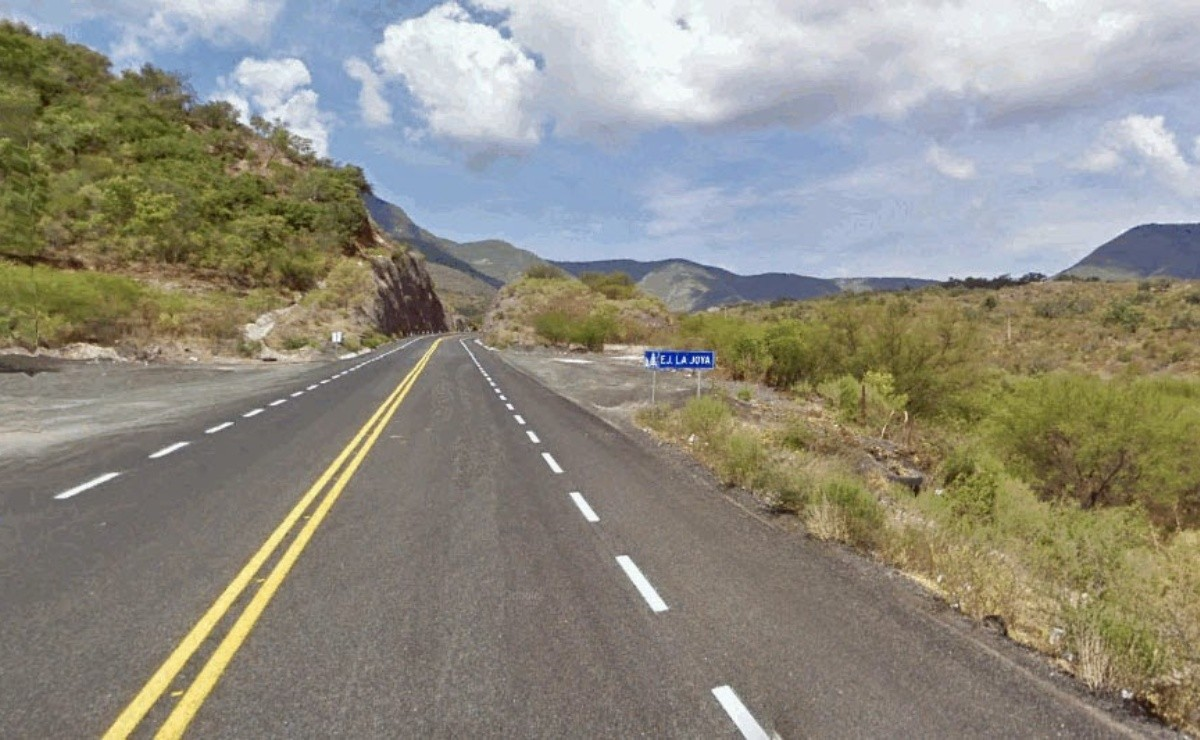
#> input picture img/carretera.jpg, 1200 x 740 px, given in place of chica.png, which was not available
$ python transformaciones_geometricas.py
#> lines starting #> are read from the running program, lines starting #| are printed output that depends on the picture; pictures that were not available may be replaced by others from this repository, and a replacement may not be noted
### utils/Img.py
import numpy as np
from matplotlib import pyplot as plt
import cv2 as cv

ROJO = (0, 0, 255)
VERDE = (0, 255, 0)
AZUL = (255, 0, 0)
TRANSPARENTE = (0, 0, 0, 0)


def cargar_imagen(route: str = 'img/kong.jpg', window_name: str = 'prueba1', mostrar=False) -> np.ndarray:
#> called with route = 'img/chica.png', window_name = 'prueba1', mostrar = False
    src = cv.imread(route)
#> src is the input picture: shape (740, 1200, 3); mean B, G, R 128.6, 140.3, 143.3
    if mostrar:
        cv.namedWindow(window_name, cv.WINDOW_AUTOSIZE)
        cv.imshow(window_name, src)
        cv.waitKey(0)
    return src


# [42 lines left out: functions print_image_info, show_3_gray, separar_rgb, separar_hsv, separar_luv, not called in this run]


def unir_colores(red, green, blue):
    return cv.merge([blue, green, red])


# [62 lines left out: functions escala_grises, ver_todos_los_grises, restar_imagenes, sumar_imagenes, multiplicar_imagenes, dividir_imanenes and 2 more, not called in this run]


def mostrar_rgb(img):
    img = cv.cvtColor(img, cv.COLOR_BGR2RGB)
    plt.imshow(img)
    plt.show()


# [94 lines left out: functions binarizar, binarizar_inv, normalizar_entre_01, mostar_histograma, histograma_equalized, suavizar and 3 more, not called in this run]

### transformaciones_geometricas.py
import cv2 as cv
import matplotlib.pyplot as plt

from utils import Img
import numpy as np


def invertir(img):
    Img.mostrar_rgb(img)
    img2 = cv.flip(img, 1)
    Img.mostrar_rgb(img2)
    img2 = cv.flip(img2, 0)
    Img.mostrar_rgb(img2)
    # Invertir ambos ejes
    img2 = cv.flip(img2, -1)
    Img.mostrar_rgb(img2)


def invertir_matriz(img):
    Img.mostrar_rgb(img)
    img2 = cv.transpose(img)
#> img2: shape (1200, 740, 3)
    Img.mostrar_rgb(img2)


def resize(img: np.ndarray):
    Img.mostrar_rgb(img)
    img2: np.ndarray = cv.resize(img, (img.shape[0] * 2, img.shape[1]))
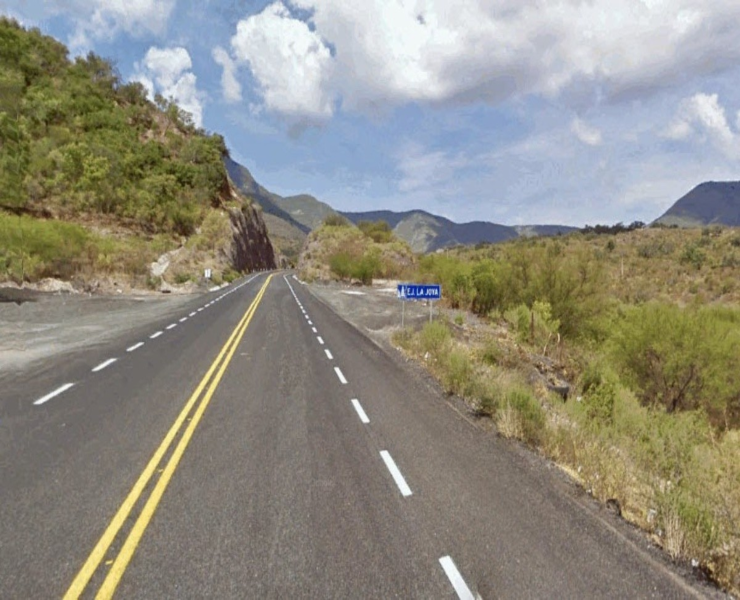
#> img2: shape (1200, 1480, 3) (shown at 1/2 size); mean B, G, R 128.4, 140.2, 143.1
    Img.mostrar_rgb(img2)
    array_3_puntos = np.array([[0, 0], [0, img.shape[0] - 1], [img.shape[1] - 1, 0]], np.float32)
#> array_3_puntos = [[0, 0], [0, 739], [1199, 0]]
    array_3_puntos_2 = np.array([[img.shape[0] / 8, img.shape[1] / 8], [0, img.shape[0] / 2], [img.shape[1] / 2, 0]],
                                np.float32)
#> array_3_puntos_2 = [[92.5, 150], [0, 370], [600, 0]]
    plt.scatter(array_3_puntos[:, 0], array_3_puntos[:, 1], c='lime', s=120)
    plt.scatter(array_3_puntos_2[:, 0], array_3_puntos_2[:, 1], c='b', s=120)
    Img.mostrar_rgb(img)
#> in mostrar_rgb (call 9), `plt.show()`:
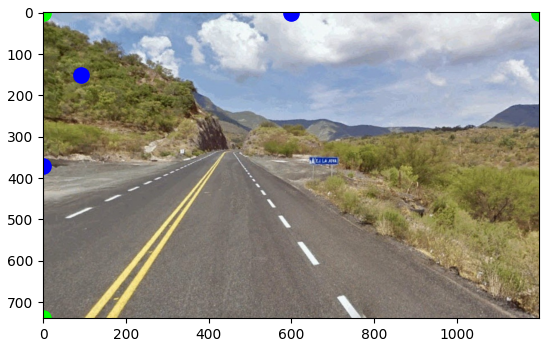
#> figure drawn by matplotlib, 1 panel
    tranformacion = cv.getAffineTransform(array_3_puntos, array_3_puntos_2)
    img3 = cv.warpAffine(img, tranformacion, (img.shape[1], img.shape[0]))
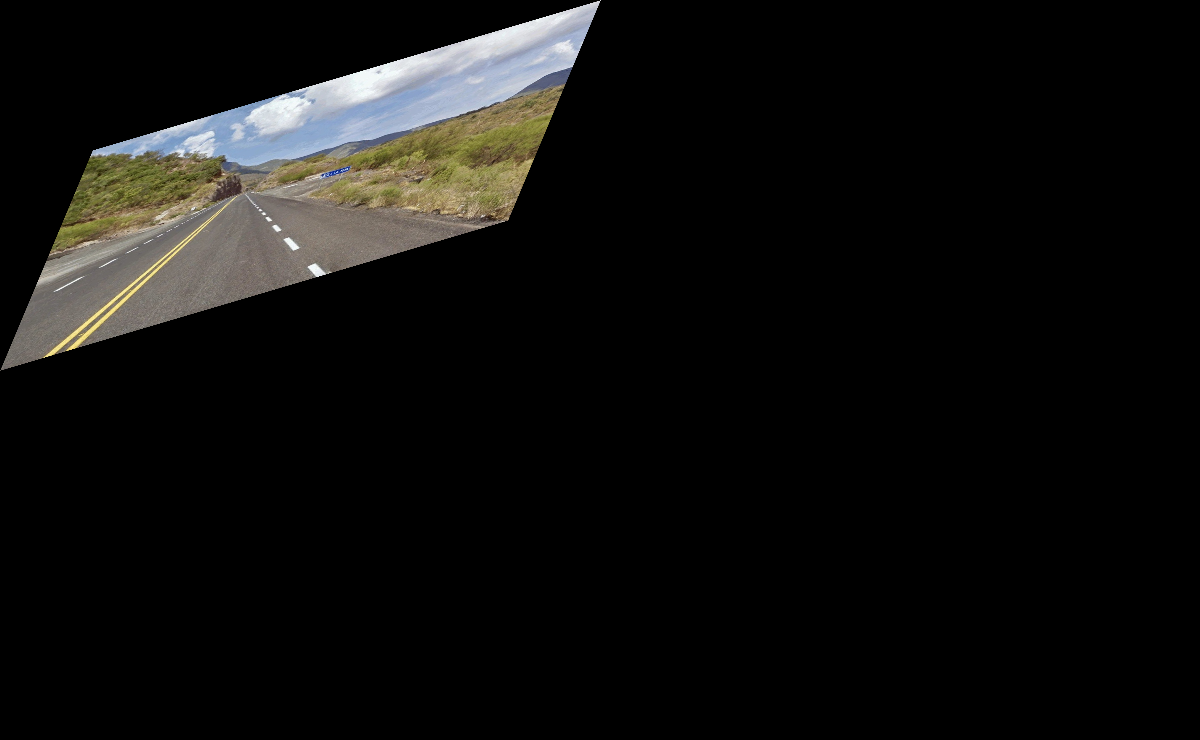
#> img3: shape (740, 1200, 3); mean B, G, R 14.2, 15.5, 15.8
    plt.scatter(array_3_puntos_2[:, 0], array_3_puntos_2[:, 1], c='b', s=120)
    Img.mostrar_rgb(img3)
#> in mostrar_rgb (call 10), `plt.show()`:
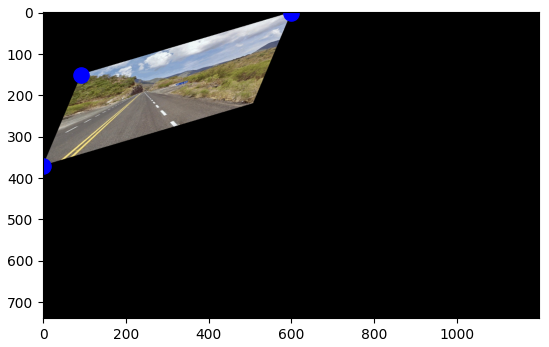
#> figure drawn by matplotlib, 1 panel


def rotar(img: np.ndarray):
    Img.mostrar_rgb(img)
    img2 = cv.rotate(img, cv.ROTATE_90_CLOCKWISE)
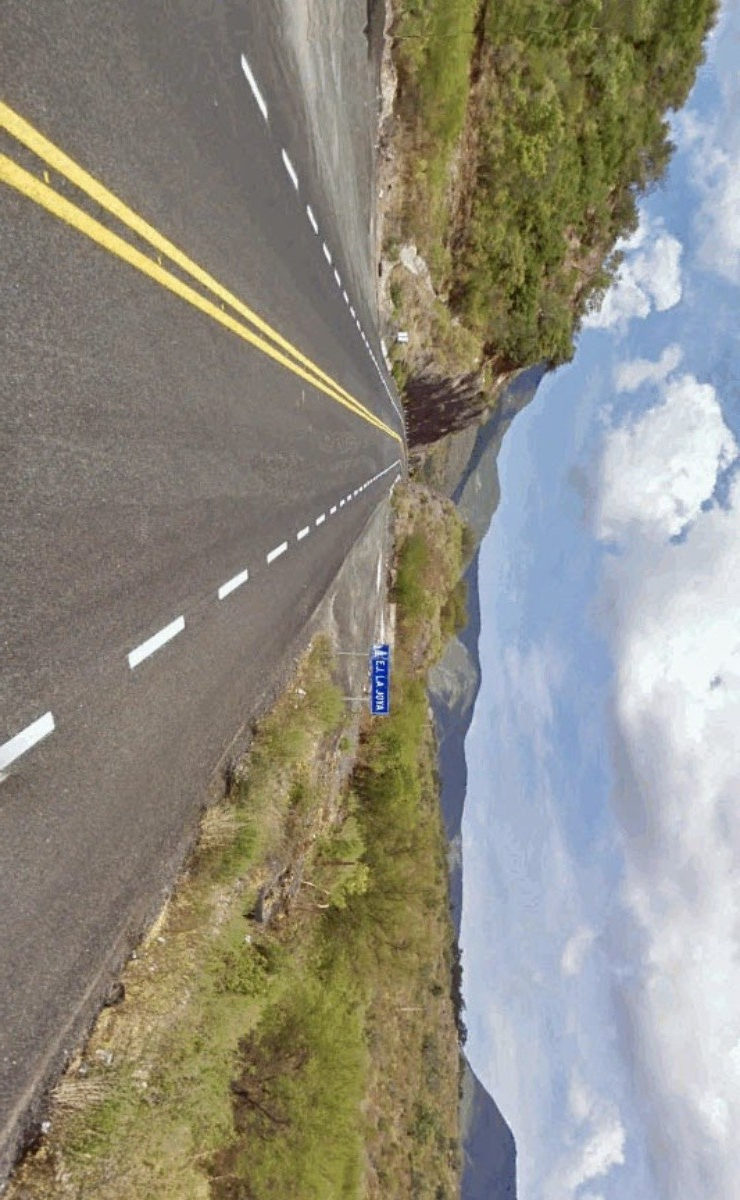
#> img2: shape (1200, 740, 3); mean B, G, R 128.6, 140.3, 143.3
    Img.mostrar_rgb(img2)
    centro = (img.shape[0] / 2, img.shape[1] / 2)
#> centro = (370, 600)
    angulo = 45
    size = 1
    rotacion = cv.getRotationMatrix2D(centro, angulo, size)
    img2 = cv.warpAffine(img, rotacion, (img.shape[0], img.shape[1]))
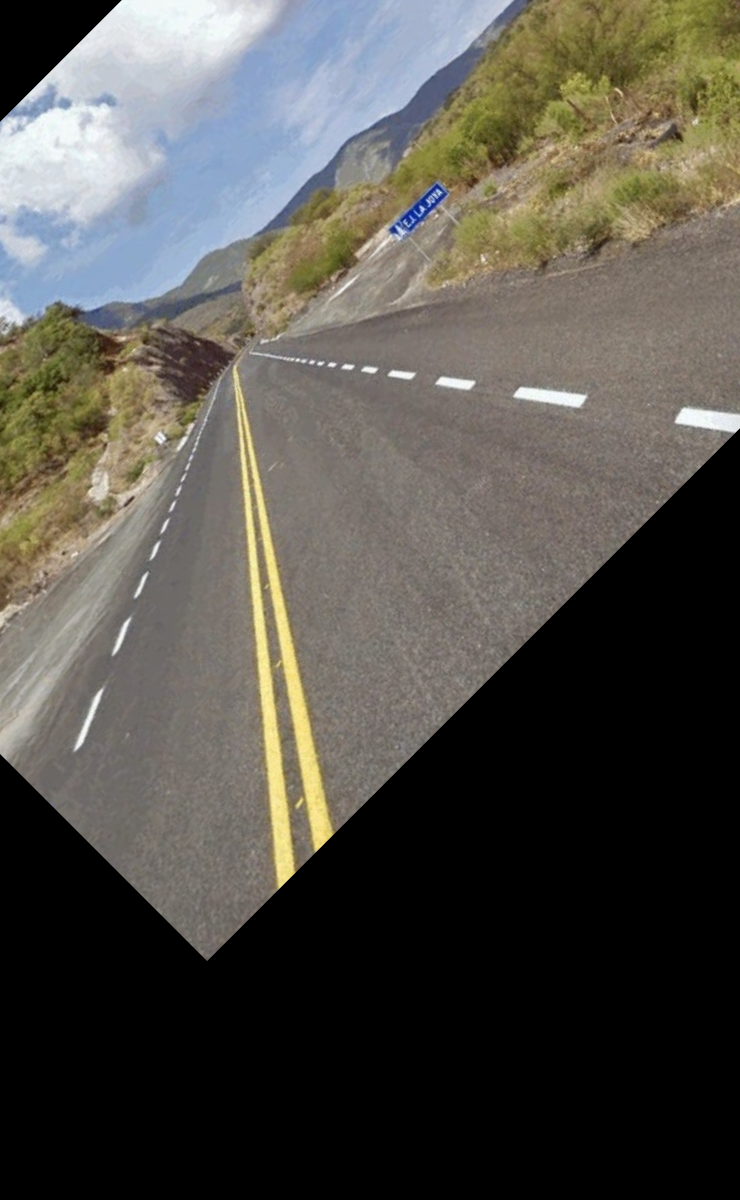
#> img2: shape (1200, 740, 3); mean B, G, R 74.9, 81.6, 84.2
    Img.mostrar_rgb(img2)


def trasladar(img: np.ndarray):
    Img.mostrar_rgb(img)
    # 100 pixeles a la derecha y 50 pixeles hacia abajo
    matriz_traslacion = np.float32(
        [[1, 0, 100],
         [0, 1, 50]]
    )
    img2 = cv.warpAffine(img, matriz_traslacion, (img.shape[1], img.shape[0]))
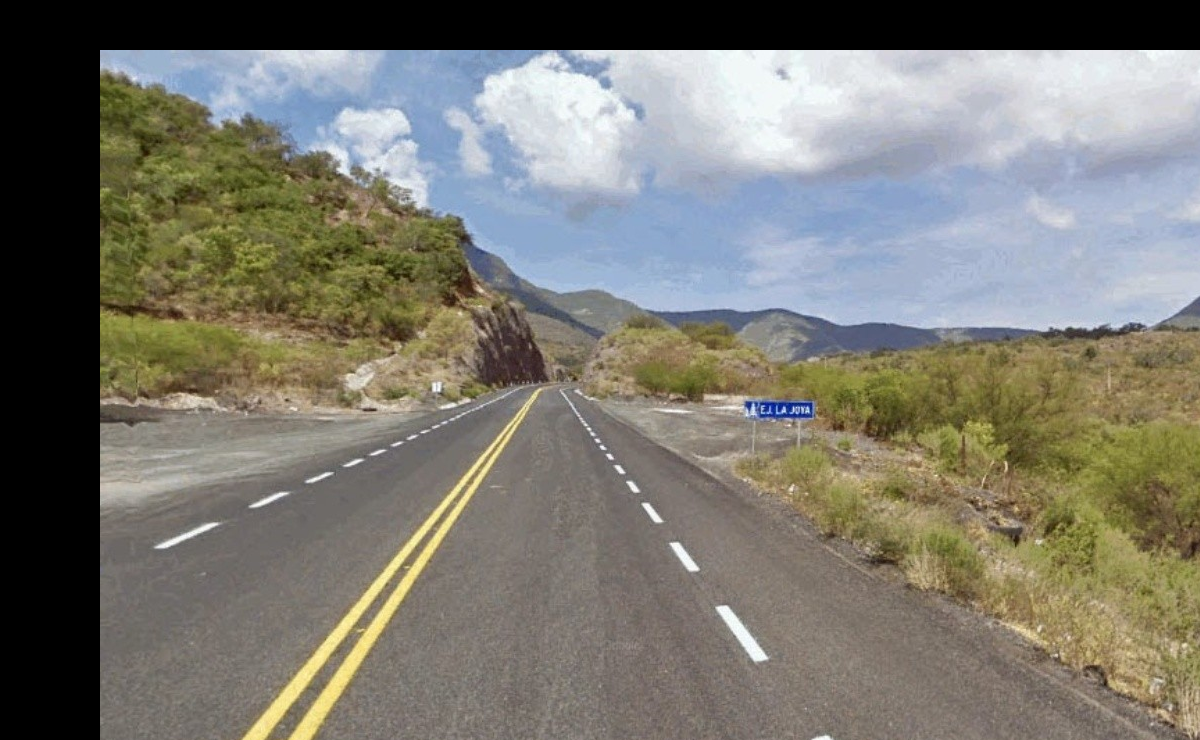
#> img2: shape (740, 1200, 3); mean B, G, R 111.6, 120.9, 122.8
    Img.mostrar_rgb(img2)


def main():
    chica = Img.cargar_imagen("img/chica.png")
    invertir(chica)
    invertir_matriz(chica)
    resize(chica)
    rotar(chica)
    trasladar(chica)
    pass


if __name__ == '__main__':
    main()
